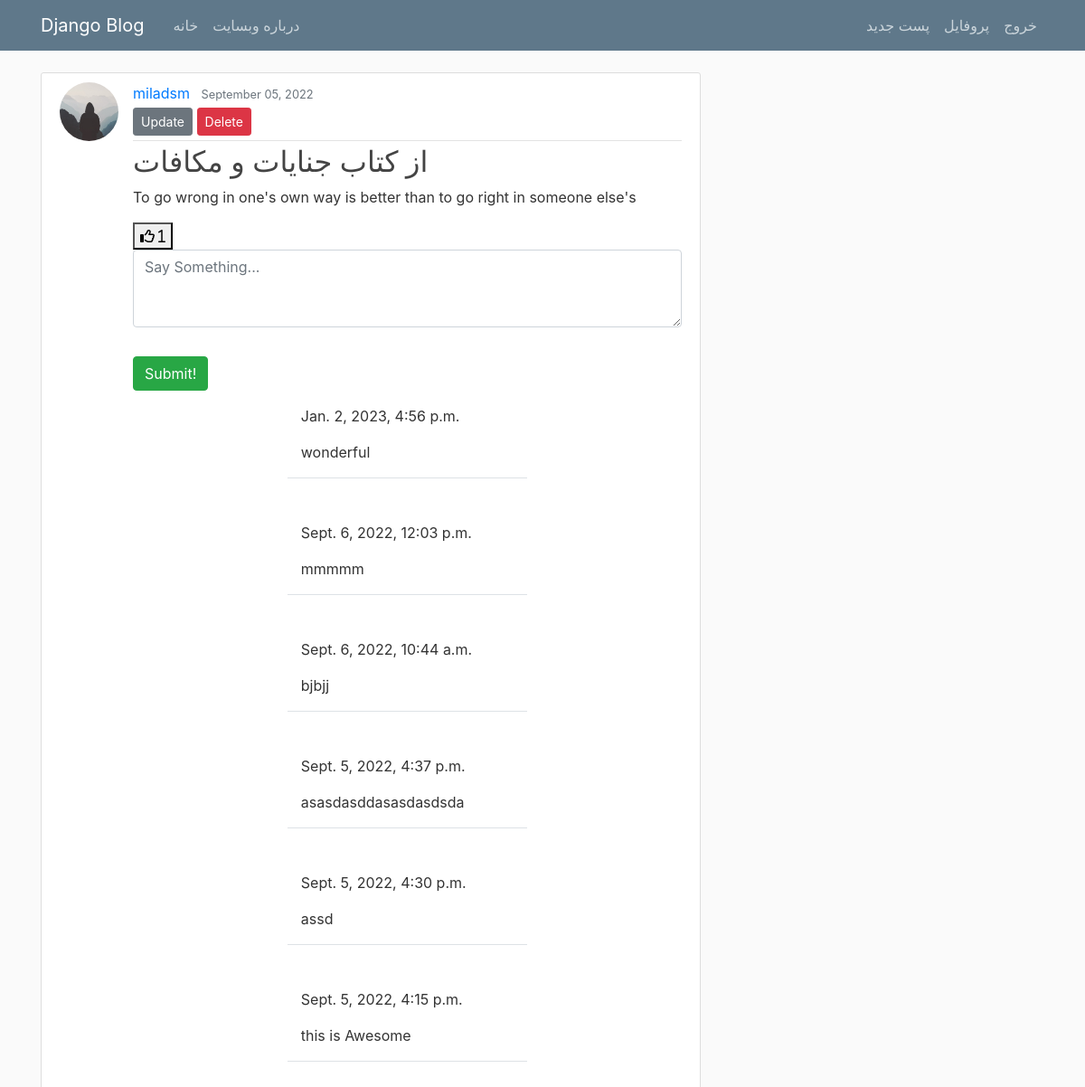
The app's page /post/1/ (signed in) with its own data.
### blog/models.py (models this page shows, shortened)
class Post(models.Model):
    title = models.CharField(max_length=100)
    content = models.TextField()
    date_posted = models.DateTimeField(default=timezone.now)
    author = models.ForeignKey(User, on_delete=models.CASCADE)
    FromAuthor = models.ForeignKey(Author, on_delete=models.CASCADE)
    FromBook   = models.ForeignKey(Book,on_delete=models.CASCADE)
    Likes      = models.ManyToManyField(User,blank=True,related_name='Likes')
    Dislikes   = models.ManyToManyField(User,blank=True,related_name='Dislikes')

class comment(models.Model):
    comment=models.TextField()
    created_on = models.DateTimeField(default=timezone.now)
    Owner      = models.ForeignKey(User,on_delete=models.CASCADE)
    post       = models.ForeignKey(Post,on_delete=models.CASCADE)

### users/models.py (models this page shows, shortened)
class Profile(models.Model):
    user = models.OneToOneField(User, on_delete=models.CASCADE)
    image = models.ImageField(default='default.jpg', upload_to='profile_pics')
    Bio   =  models.TextField()
    JoinDate = models.DateTimeField(default=timezone.now)

### blog/views.py (the view, shortened to what this page needs)
# urls.py: path('post/<int:pk>/', PostDetailView.as_view(), name='post-detail'),
class PostDetailView(LoginRequiredMixin, View):
    def get(self, request, pk, *args, **kwargs):
        post = Post.objects.get(pk=pk)
        form = CommentForm()
        comments = comment.objects.filter(post=post).order_by('-created_on')
        context = {
            'post': post,
            'form': form,
            'comments': comments,
        }
        return render(request, 'blog/post_detail.html', context)

### blog/form.py
class CommentForm(forms.ModelForm):
    comment = forms.CharField(
        label='',
        widget=forms.Textarea(attrs={
            'rows': '3',
            'placeholder': 'Say Something...'
            }))
    class Meta:
        model = comment
        fields = ['comment']

### blog/templates/blog/post_detail.html (shortened to what this page needs)
{% extends "blog/base.html" %}
{% load crispy_forms_tags %}
{% block content %}
  <article class="media content-section">
    <img class="rounded-circle article-img" src="{{ post.author.profile.image.url }}">
    <div class="media-body">
      <div class="article-metadata">
        <a class="mr-2" href="#">{{ post.author }}</a>
        <small class="text-muted">{{ post.date_posted|date:"F d, Y" }}</small>
        {% if post.author == user %}
          <div>
            <a class="btn btn-secondary btn-sm mt-1 mb-1" href="{% url 'post-update' post.id %}">Update</a>
            <a class="btn btn-danger btn-sm mt-1 mb-1" href="{% url 'post-delete' post.id %}">Delete</a>
          </div>
        {% endif %}
      </div>
      <h2 class="article-title">{{ post.title }}</h2>
      <p class="article-content">{{ post.content }}</p>
      <div class="d-flex flex-row">
        <form method="POST" action="{% url 'post-like' post.pk %}">
           <button style="background-color: tranparent; border = none;box-shadow=none;" type="submit">
              <i class="far fa-thumbs-up"> <span> {{ post.Likes.all.count }} </span> </i>
          </button>
        </form>
      </div>
      <form method="POST">
        {{ form | crispy }}
        <div class="d-grid gap-2">
            <button class="btn btn-success mt-3">Submit!</button>
        </div>
    </form>
    {% for comment in comments %}
    <div class="row justify-content-center mt-3 mb-5">
        <div class="col-md-5 col-sm-12 border-bottom">
            <p>
                <strong>{{ comment.author }}</strong> {{ comment.created_on }}
            </p>
            <p>{{ comment.comment }}</p>
        </div>
    </div>
    {% endfor %}
    </div>
</div>
{% endblock content %}

### blog/static/blog/main.css (style rules this page uses)
body { background: #fafafa; color: #333333; margin-top: 5rem; }
h1, h2, h3, h4, h5, h6 { color: #444444; }
.content-section { background: #ffffff; padding: 10px 20px; border: 1px solid #dddddd; border-radius: 3px; margin-bottom: 20px; }
.article-title { color: #444444; }
.article-content { white-space: pre-line; }
.article-img { height: 65px; width: 65px; margin-right: 16px; }
.article-metadata { padding-bottom: 1px; margin-bottom: 4px; border-bottom: 1px solid #e3e3e3 }

### records on screen
Post: author.profile.image (placeholder picture), author "miladsm", date_posted "September 05, 2022", title "از کتاب جنایات و مکافات", content "To go wrong in one's own way is better than to go right in someone else's", Likes.all.count "1"
comment: created_on "Jan. 2, 2023, 4:56 p.m.", comment "wonderful"
comment: created_on "Sept. 6, 2022, 12:03 p.m.", comment "mmmmm"
comment: created_on "Sept. 6, 2022, 10:44 a.m.", comment "bjbjj"
comment: created_on "Sept. 5, 2022, 4:37 p.m.", comment "asasdasddasasdasdsda"
comment: created_on "Sept. 5, 2022, 4:30 p.m.", comment "assd"
comment: created_on "Sept. 5, 2022, 4:15 p.m.", comment "this is Awesome"
